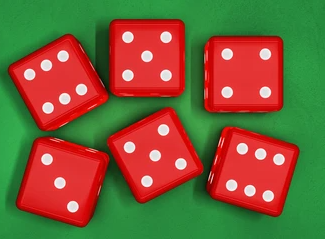
#> input picture homework2/#4/#4_dices.PNG, 325 x 239 px
$ python homework4.py
#> lines starting #> are read from the running program, lines starting #| are printed output that depends on the picture; after the words box and inside, x2 and y2 are one past the last pixel; in counts of white or black regions, pixels touching at a corner belong together
# https://jvvp.tistory.com/1126 - setLabel 함수 도형 검출기
# https://deep-learning-study.tistory.com/104 - 마스크 연산 ( 주사위에서 개체 따로 원 따로 검출하여서 mask 연산을 이용하여 합성 하여 남은 잡은 제거 및 원 검출 )
# https://bkshin.tistory.com/entry/OpenCV-19-%EB%AA%A8%ED%8F%B4%EB%A1%9C%EC%A7%80Morphology-%EC%97%B0%EC%82%B0-%EC%B9%A8%EC%8B%9D-%ED%8C%BD%EC%B0%BD-%EC%97%B4%EB%A6%BC-%EB%8B%AB%ED%9E%98-%EA%B7%B8%EB%A0%88%EB%94%94%EC%96%B8%ED%8A%B8-%ED%83%91%ED%96%87-%EB%B8%94%EB%9E%99%ED%96%87 - 모폴로지 연산

import numpy as np
import cv2 as cv
import math

global hsv

# 주사위의 개체 사각형을 검출하면서 그리는 함수
def setLabel_squre(img, pts):
    # 사각형 도형 좌표 받아오기
    (x, y, w, h) = cv.boundingRect(pts)
    pt1 = (x, y)
    pt2 = (x + w, y + h) # 꼭지점 사각형
    cv.rectangle(img, pt1, pt2, (255, 0, 0), 2)
    # cv.putText(img, label, pt1, cv.FONT_HERSHEY_PLAIN, 1, (0, 0, 255))

def setLabel_circle(img, pts):
    # 원 도형 좌표 받아오기
    (x, y, w, h) = cv.boundingRect(pts)
    pt1 = (x, y+2)
    pt2 = (x + w+4, y + h+8) # 꼭지점 사각형
    cv.rectangle(img, pt1, pt2, (0, 255, 0), 2)
    # cv.putText(img, label, pt1, cv.FONT_HERSHEY_PLAIN, 1, (0, 0, 255))


img = cv.imread('#4_dices.PNG', cv.IMREAD_COLOR) # 개체 검출을 위한 이미지 받아오기
#> img is the input picture: shape (239, 325, 3); mean B, G, R 54.9, 94.3, 120.5

if img is None: # 이미지가 없을때 예외처리
    print('Image load failed!')
    exit()

gray_img = cv.cvtColor(img, cv.COLOR_BGR2GRAY) #gray_scale로 변환
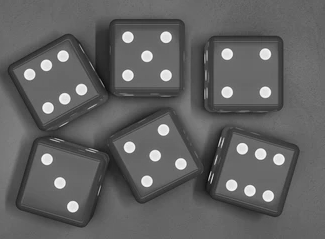
#> gray_img: shape (239, 325); min 4, max 248, mean 97.6

gradient = np.zeros((gray_img.shape[0], gray_img.shape[1])) #gray이미지에 대해 초기화

gradient = gradient.astype(np.uint8) # 해당 타입을 uint8로 변환


edge_dect = cv.Canny(gray_img, 50, 80) # Canny 검출기 이용하여 edge 검출
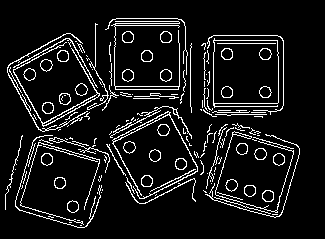
#> edge_dect: shape (239, 325); 9% white in thin lines or dots, all inside (x1, y1, x2, y2) = (5, 18, 300, 228)

contours, _ = cv.findContours(edge_dect, cv.RETR_TREE, cv.CHAIN_APPROX_NONE) # edge 검출 이용하여 윤곽선 찾기
#> contours = 205 contours, 129 with area under 20; largest, box (x1, y1, x2, y2) and area: (213, 38, 279, 108) 4078, (213, 40, 279, 104) 4070, (13, 42, 100, 127) 266, (112, 111, 198, 199) 248, (111, 21, 180, 90) 192

# 도형에서 55 보다 작은 것은 원으로 검출 x -> 잡음 처리
for pts in contours:
    if cv.contourArea(pts) < 55:
        continue

    # 근사화
    approx = cv.approxPolyDP(pts, cv.arcLength(pts, True) * 0.02, True)

    vtc = len(approx) # 근사화 점 갯수 검출

    # 개체에서 원만 검출하는 연산
    lenth = cv.arcLength(pts, True)
    area = cv.contourArea(pts)
    circle_ratio = 4. * math.pi * area / (lenth * lenth)
    if circle_ratio > 0.85:
        for idx in pts[0]:
            cv.circle(gradient, (idx[0], idx[1]), 4, 255, -1, cv.LINE_AA)
#> this loop made 205 passes
#> (vtc, lenth, area, circle_ratio) on passes 6, 7, 13: (8, 38.97, 106, 0.877), (8, 36.63, 97, 0.909), (8, 38.14, 107, 0.924)
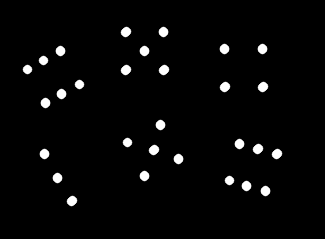
#> gradient: shape (239, 325); min 0, max 255, mean 7.1

cv.imshow('mask for circle', gradient)

# 마스크 처리 -> 사각형 개체 검출
hsv = cv.cvtColor(img, cv.COLOR_BGR2HSV)
#> hsv: shape (239, 325, 3); mean H, S, V 44.7, 185.2, 167.9

lower = (7, 100, 0)
upper = (49, 255, 255)

mask = cv.inRange(hsv, lower, upper)
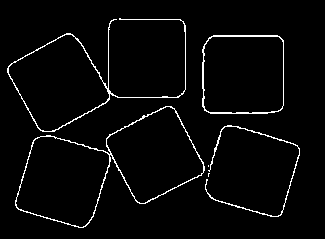
#> mask: shape (239, 325); 3.2% white in thin lines or dots, all inside (x1, y1, x2, y2) = (7, 18, 300, 228)
cv.imshow('mask for square', mask)

# CLOSE 연산하여 개체 중 어두운 연산을 효과적으로 제거
dst = cv.morphologyEx(mask, cv.MORPH_CLOSE, None)

gradient[dst > 0] = 255 # 마스크 연산 개체와 원 합성
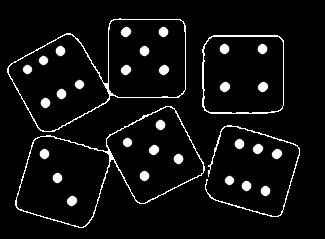
#> gradient: shape (239, 325); 3.2% of pixels changed, all inside (x1, y1, x2, y2) = (7, 18, 300, 228)

cv.imshow('dice', gradient) # 우리가 원하는 주사위 개체 검출 - 잡음과 선 검출 없애고 순수 주사위만 검출

lines = cv.HoughLinesP(gradient, 1, math.pi / 180, 40, minLineLength=20, maxLineGap=5) # HoughLinesP 이용하여 선 검출
#> lines = 31 rows, first 6: [211, 36, 279, 36], [229, 113, 267, 113], [218, 201, 274, 216], [15, 203, 35, 138], [142, 203, 201, 175], [7, 70, 38, 128]
gradient_line = cv.cvtColor(gradient, cv.COLOR_GRAY2BGR)

if lines is not None: # 만약에 선이 아닐시에는 사각형 + 원으로 검출
    for i in range(lines.shape[0]):
        pt1 = (lines[i][0][0], lines[i][0][1])
        pt2 = (lines[i][0][2], lines[i][0][3])
        cv.line(gradient_line, pt1, pt2, (255, 255, 255), 2, cv.LINE_AA)
#> this loop made 31 passes
#> (pt1, pt2) on passes 1 to 12: ((211, 36), (279, 36)), ((229, 113), (267, 113)), ((218, 201), (274, 216)), ((15, 203), (35, 138)), ((142, 203), (201, 175)), ((7, 70), (38, 128)), ((213, 35), (277, 35)), ((227, 125), (290, 142)), ((171, 106), (203, 163)), ((106, 144), (137, 202)), ((108, 100), (108, 45)), ((113, 19), (180, 19))
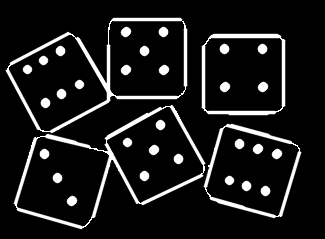
#> gradient_line: shape (239, 325, 3); min 0, max 255, mean 26.2

gradient_dice = cv.cvtColor(gradient_line, cv.COLOR_BGR2GRAY)

contours, _ = cv.findContours(gradient_dice, cv.RETR_TREE, cv.CHAIN_APPROX_NONE) # RETR_TREE 이용하여 개체안에는 자식 개체까지 검출
#> contours = 38 contours; largest, box (x1, y1, x2, y2) and area: (5, 17, 206, 230) 25934, (201, 33, 286, 116) 6665, (203, 123, 302, 219) 6600, (16, 136, 109, 227) 5564, (8, 34, 107, 132) 5526

count_circle = [0] * 100
index = 0

for pts in contours: # 30이하는 사각형으로 검출 X -> 잡음 처리
    if cv.contourArea(pts) < 30:
        continue
    # 근사화
    approx = cv.approxPolyDP(pts, cv.arcLength(pts, True) * 0.02, True)
    vtc = len(approx) # 근사화 점의 개수

    if vtc == 4: # 점의 개수가 4개일때에는 사각형
        setLabel_squre(img, pts)
        index += 1 # 사각형 개수 1씩 증가

    else: # 사각형 아닐 때에는 원 검출
        lenth = cv.arcLength(pts, True)
        area = cv.contourArea(pts)
        circle_ratio = 4. * math.pi * area / (lenth * lenth)
        if circle_ratio > 0.87:
            setLabel_circle(img, pts)
            count_circle[index] += 1 # 원 검출 개수 1씩 증가하여 count list에 추가
#> this loop made 38 passes
#> (vtc, lenth, area, circle_ratio) on passes 3, 4, 5, 6, 7, 8, 11, 12, 13, 14, 17, 18: (8, 32.63, 78, 0.921), (8, 32.63, 78, 0.921), (8, 30.63, 68, 0.911), (8, 33.46, 80, 0.898), (8, 33.46, 80, 0.898), (8, 32.63, 78, 0.921), (8, 33.46, 80, 0.898), (8, 33.46, 80, 0.898), (8, 32.63, 78, 0.921), (8, 32.63, 78, 0.921), (8, 33.46, 80, 0.898), (8, 32.63, 78, 0.921)
#> (approx, vtc) on passes 2, 10, 16, 20, 26, 33: ([[225, 126], [298, 147], [277, 216], [206, 191]], 4), ([[208, 39], [280, 38], [282, 107], [207, 111]], 4), ([[38, 137], [108, 154], [84, 226], [16, 206]], 4), ([[168, 106], [203, 172], [140, 203], [106, 141]], 4), ([[71, 34], [106, 99], [44, 131], [8, 67]], 4), ([[110, 22], [182, 21], [183, 92], [114, 95]], 4)
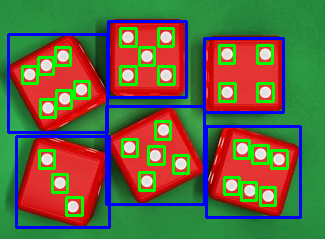
#> img: shape (239, 325, 3); 15.01% of pixels changed, all inside (x1, y1, x2, y2) = (7, 20, 302, 229)
#> after the loop, count_circle = 100 values, max 6 at index 1, min 0 at index 0, mean 0.29; index = 6

count_circle.sort() # 원 개수 오름차순으로 정렬
print('number of circle ', end=': ')

for i in count_circle:
    if i != 0:
        print(i, end=' ')
#> this loop made 100 passes
#| 3
#| 4
#| 5
#| 5
#| 6
#| 6

cv.imshow('final_dice', gradient)
cv.imshow('output', img)
cv.waitKey()
cv.destroyAllWindows()
